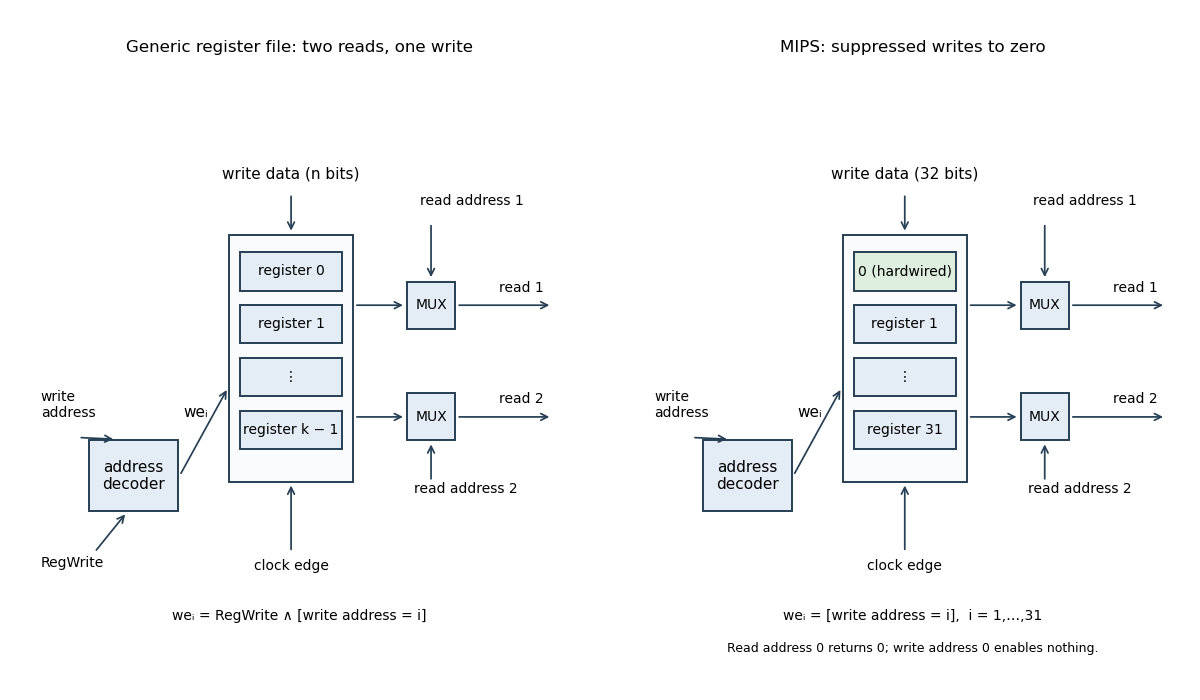

Generate this figure with Python:
"""Original register-file block diagrams; write the PNG to the current directory."""
from pathlib import Path
import matplotlib
matplotlib.use('Agg')
import matplotlib.pyplot as plt
from matplotlib.patches import Rectangle, FancyArrowPatch

fig,axes=plt.subplots(1,2,figsize=(12,7),dpi=100)
for ax,alternative in zip(axes,[False,True]):
    ax.set(xlim=(0,10),ylim=(0,10));ax.axis('off')
    def box(x,y,w,h,label,color='#e4edf6',size=11):
        ax.add_patch(Rectangle((x,y),w,h,facecolor=color,edgecolor='#263f54',lw=1.4))
        ax.text(x+w/2,y+h/2,label,ha='center',va='center',fontsize=size)
    def arrow(a,b):ax.add_patch(FancyArrowPatch(a,b,arrowstyle='->',mutation_scale=12,lw=1.25,color='#263f54'))
    ax.set_title('MIPS: suppressed writes to zero' if alternative else 'Generic register file: two reads, one write',fontsize=12,pad=13)
    box(3.7,3,2.3,4.2,'',color='#fafbfc')
    for y,label in [(6.25,'0 (hardwired)' if alternative else 'register 0'),(5.35,'register 1'),(4.45,'⋮'),(3.55,'register 31' if alternative else 'register k − 1')]:
        box(3.9,y,1.9,.65,label,color='#dfefdf' if alternative and y>6 else '#e4edf6',size=10)
    # Word width is labelled on the input bus to avoid crossing the clock wire.
    ax.text(4.85,8.15,'write data (32 bits)' if alternative else 'write data (n bits)',ha='center',fontsize=11);arrow((4.85,7.9),(4.85,7.22))
    box(1.1,2.5,1.65,1.2,'address\ndecoder',size=11)
    ax.text(.2,4.1,'write\naddress',fontsize=10,ha='left');arrow((.9,3.75),(1.6,3.72))
    if not alternative:
        ax.text(.2,1.55,'RegWrite',fontsize=10);arrow((1.2,1.8),(1.8,2.48))
    arrow((2.78,3.1),(3.68,4.6));ax.text(2.85,4.1,'weᵢ',fontsize=11)
    ax.text(4.85,1.5,'clock edge',ha='center',fontsize=10);arrow((4.85,1.8),(4.85,2.98))
    for n,y in [(1,6),(2,4.1)]:
        box(7, y-.4,.9,.8,'MUX',size=10)
        arrow((6.02,y),(6.98,y));arrow((7.92,y),(9.7,y))
        ax.text(9.55,y+.23,f'read {n}',ha='right',fontsize=10)
        if n==1:
            ax.text(8.2,7.7,'read address 1',ha='center',fontsize=10)
            arrow((7.45,7.4),(7.45,6.43))
        else:
            ax.text(8.1,2.8,'read address 2',ha='center',fontsize=10)
            arrow((7.45,3.0),(7.45,3.68))
    line='weᵢ = [write address = i],  i = 1,…,31' if alternative else 'weᵢ = RegWrite ∧ [write address = i]'
    ax.text(5,.65,line,ha='center',fontsize=10)
    if alternative:ax.text(5,.1,'Read address 0 returns 0; write address 0 enables nothing.',ha='center',fontsize=9)
fig.subplots_adjust(left=.025,right=.985,bottom=.06,top=.9,wspace=.14)
fig.savefig(Path.cwd()/'digital-systems-register-file.png',facecolor='white')
